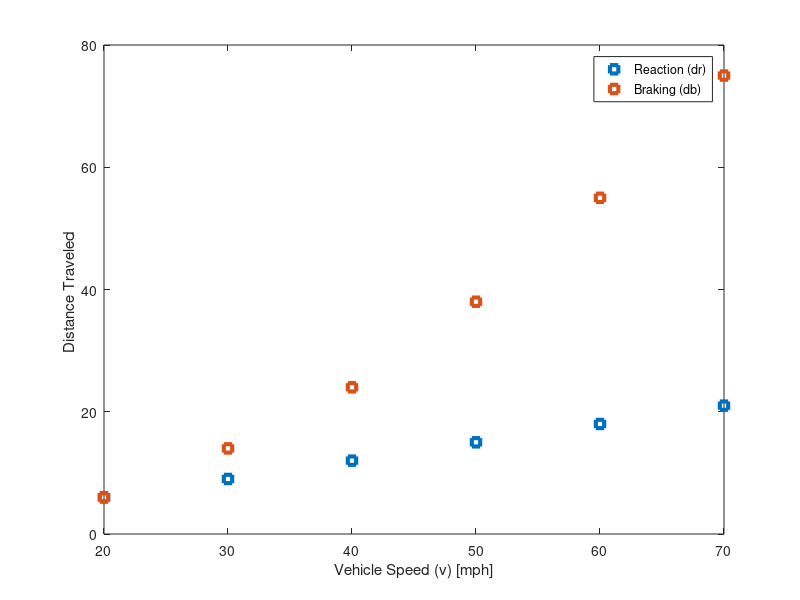

MATLAB code to generate this figure:
%{
Sworup Bhattarai      04/07/21 
MLHW 3
Problem 23

Vicle Speed (v)eh [mph] Reaction (dr) Braking (db)
20                              6           6
30                              9           14
40                              12          24
50                              15          38
60                              18          55
70                              21          75



%}

v = [20,30,40,50,60,70];
d1 = [6,9,12,15,18,21];
d2 = [6,14,24,38,55,75];

plot(v,d1,'s','linewidth', 3 , "MarkerSize", 6)
hold on;
plot(v,d2,'s','linewidth', 3 , "MarkerSize", 6)
legend("Reaction (dr)", "Braking (db)", "Location", "Best")
xlabel("Vehicle Speed (v) [mph]")
ylabel("Distance Traveled ")